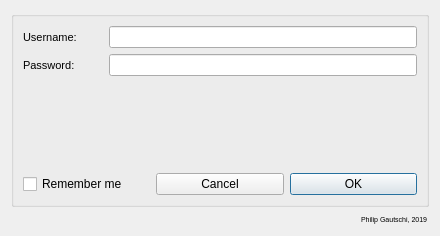
<?xml version="1.0" encoding="UTF-8"?>
<ui version="4.0">
 <class>UILogin</class>
 <widget class="QDialog" name="UILogin">
  <property name="geometry">
   <rect>
    <x>0</x>
    <y>0</y>
    <width>440</width>
    <height>236</height>
   </rect>
  </property>
  <property name="sizePolicy">
   <sizepolicy hsizetype="Preferred" vsizetype="Preferred">
    <horstretch>0</horstretch>
    <verstretch>0</verstretch>
   </sizepolicy>
  </property>
  <property name="minimumSize">
   <size>
    <width>440</width>
    <height>236</height>
   </size>
  </property>
  <property name="maximumSize">
   <size>
    <width>440</width>
    <height>236</height>
   </size>
  </property>
  <property name="windowTitle">
   <string>DB Login</string>
  </property>
  <property name="sizeGripEnabled">
   <bool>false</bool>
  </property>
  <property name="modal">
   <bool>false</bool>
  </property>
  <layout class="QGridLayout" name="gridLayout_2">
   <item row="4" column="0">
    <widget class="QLabel" name="label">
     <property name="minimumSize">
      <size>
       <width>0</width>
       <height>12</height>
      </size>
     </property>
     <property name="maximumSize">
      <size>
       <width>16777215</width>
       <height>12</height>
      </size>
     </property>
     <property name="font">
      <font>
       <pointsize>5</pointsize>
      </font>
     </property>
     <property name="text">
      <string>Philip Gautschi, 2019 </string>
     </property>
     <property name="alignment">
      <set>Qt::AlignRight|Qt::AlignTrailing|Qt::AlignVCenter</set>
     </property>
    </widget>
   </item>
   <item row="0" column="0" rowspan="2">
    <widget class="QGroupBox" name="groupBox">
     <property name="title">
      <string/>
     </property>
     <layout class="QGridLayout" name="gridLayout_5">
      <item row="1" column="0">
       <widget class="QLabel" name="label_warning">
        <property name="mouseTracking">
         <bool>true</bool>
        </property>
        <property name="text">
         <string>&lt;html&gt;&lt;head/&gt;&lt;body&gt;&lt;p align=&quot;center&quot;&gt;&lt;br/&gt;&lt;/p&gt;&lt;/body&gt;&lt;/html&gt;</string>
        </property>
       </widget>
      </item>
      <item row="0" column="0">
       <layout class="QGridLayout" name="gridLayout">
        <item row="0" column="1">
         <widget class="QLineEdit" name="lineEdit_User">
          <property name="text">
           <string/>
          </property>
          <property name="echoMode">
           <enum>QLineEdit::Normal</enum>
          </property>
         </widget>
        </item>
        <item row="1" column="1">
         <widget class="QLineEdit" name="lineEdit_PW">
          <property name="cursor">
           <cursorShape>IBeamCursor</cursorShape>
          </property>
          <property name="echoMode">
           <enum>QLineEdit::Password</enum>
          </property>
         </widget>
        </item>
        <item row="1" column="0">
         <widget class="QLabel" name="label_PW">
          <property name="minimumSize">
           <size>
            <width>80</width>
            <height>0</height>
           </size>
          </property>
          <property name="maximumSize">
           <size>
            <width>80</width>
            <height>16777215</height>
           </size>
          </property>
          <property name="font">
           <font>
            <pointsize>8</pointsize>
           </font>
          </property>
          <property name="text">
           <string>Password:</string>
          </property>
         </widget>
        </item>
        <item row="0" column="0">
         <widget class="QLabel" name="label_User">
          <property name="minimumSize">
           <size>
            <width>80</width>
            <height>0</height>
           </size>
          </property>
          <property name="maximumSize">
           <size>
            <width>80</width>
            <height>16777215</height>
           </size>
          </property>
          <property name="font">
           <font>
            <pointsize>8</pointsize>
           </font>
          </property>
          <property name="text">
           <string>Username:</string>
          </property>
         </widget>
        </item>
       </layout>
      </item>
      <item row="2" column="0">
       <layout class="QGridLayout" name="gridLayout_3">
        <item row="0" column="1">
         <widget class="QPushButton" name="pushButton_Cancel">
          <property name="text">
           <string>Cancel</string>
          </property>
         </widget>
        </item>
        <item row="0" column="2">
         <widget class="QPushButton" name="pushButton_OK">
          <property name="text">
           <string>OK</string>
          </property>
          <property name="default">
           <bool>true</bool>
          </property>
         </widget>
        </item>
        <item row="0" column="0">
         <widget class="QCheckBox" name="cB_Remember">
          <property name="text">
           <string>Remember me</string>
          </property>
         </widget>
        </item>
       </layout>
      </item>
     </layout>
    </widget>
   </item>
  </layout>
 </widget>
 <tabstops>
  <tabstop>lineEdit_User</tabstop>
  <tabstop>lineEdit_PW</tabstop>
  <tabstop>pushButton_OK</tabstop>
  <tabstop>cB_Remember</tabstop>
  <tabstop>pushButton_Cancel</tabstop>
 </tabstops>
 <resources/>
 <connections/>
</ui>
